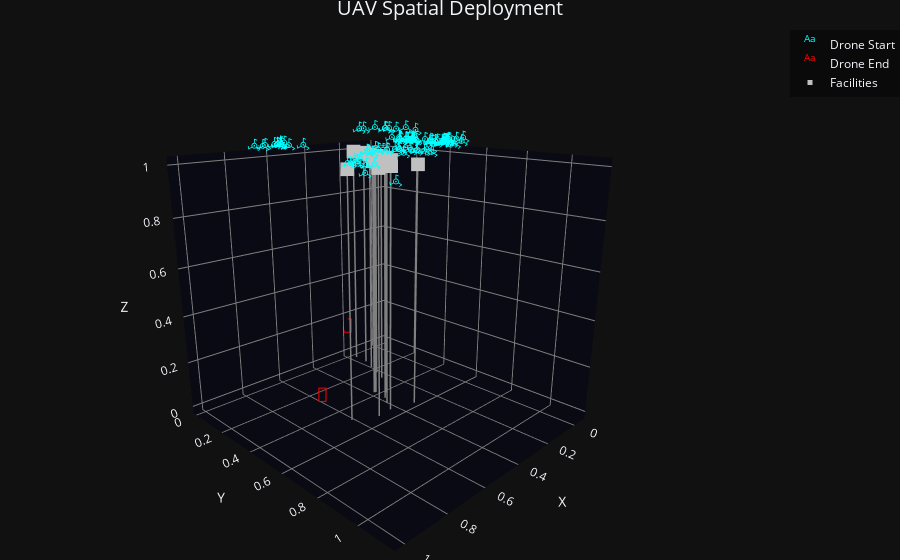

Notebook code cell kept with this figure:
### Code cell
plot_UAV_FLPO(START_locs, END_locs, Y_arr[-1], (4,3))
plot_UAV_FLPO_3D(START_locs, END_locs, Y_arr[-1])

### Figure 1 — Plotly figure (JSON) as saved in the notebook; plotly's stock layout.template omitted (floating-point values rounded to 4 significant figures)
{"data": [{"mode": "text", "name": "Drone Start", "text": ["𖥂", "𖥂", "𖥂", "𖥂", "𖥂", "𖥂", "𖥂", "𖥂", "𖥂", "𖥂", "𖥂", "𖥂", "𖥂", "𖥂", "𖥂", "𖥂", "𖥂", "𖥂", "𖥂", "𖥂", "𖥂", "𖥂", "𖥂", "𖥂", "𖥂", "𖥂", "𖥂", "𖥂", "𖥂", "𖥂", "𖥂", "𖥂", "𖥂", "𖥂", "𖥂", "𖥂", "𖥂", "𖥂", "𖥂", "𖥂", "𖥂", "𖥂", "𖥂", "𖥂", "𖥂", "𖥂", "𖥂", "𖥂", "𖥂", "𖥂", "𖥂", "𖥂", "𖥂", "𖥂", "𖥂", "𖥂", "𖥂", "𖥂", "𖥂", "𖥂", "𖥂", "𖥂", "𖥂", "𖥂", "𖥂", "𖥂", "𖥂", "𖥂", "𖥂", "𖥂", "𖥂", "𖥂", "𖥂", "𖥂", "𖥂", "𖥂", "𖥂", "𖥂", "𖥂", "𖥂", "𖥂", "𖥂", "𖥂", "𖥂", "𖥂", "𖥂", "𖥂", "𖥂", "𖥂", "𖥂", "𖥂", "𖥂", "𖥂", "𖥂", "𖥂", "𖥂", "𖥂", "𖥂", "𖥂", "𖥂"], "textfont": {"color": "cyan", "size": 16}, "type": "scatter3d", "x": [0.7538, 0.7205, 0.7134, 0.8075, 0.7492, 0.7455, 0.8289, 0.7636, 0.7652, 0.7048, 0.7534, 0.7516, 0.847, 0.2372, 0.2646, 0.2804, 0.2431, 0.2273, 0.2951, 0.1036, 0.2785, 0.2111, 0.2263, 0.3004, 0.2733, 0.1954, 0.2165, 0.2501, 0.2606, 0.2667, 0.2891, 0.1981, 0.2871, 0.2305, 0.1519, 0.1764, 0.8694, 0.8527, 0.8746, 0.8476, 0.7997, 0.8371, 0.8279, 0.8885, 0.886, 0.03166, 0.00872, -0.04898, 0.03914, 1.01, 0.9747, 0.05134, 0.1255, 0.1475, 0.03637, 0.04753, 0.6692, 0.5768, 0.5485, 0.5808, 0.6675, 0.5906, 0.6513, 0.6079, 0.5969, 0.5984, 0.5524, 0.4807, 0.528, 0.6026, 0.5078, 0.4947, 0.4458, 0.5284, 0.5105, 0.5412, 0.5135, 0.4928, 0.5205, 0.2497, 0.2343, 0.3332, 0.2936, 0.2617, 0.317, 0.2962, 0.2761, 0.2776, 0.3024, 0.316, 0.2891, 0.2502, 0.2939, 0.2674, 0.3036, 0.3003, 0.2702, 0.3279, 0.2531, 0.2861], "y": [0.2623, 0.2343, 0.2493, 0.2602, 0.3265, 0.2709, 0.2773, 0.2577, 0.2806, 0.3545, 0.2875, 0.2785, 0.2503, 0.631, 0.6632, 0.7209, 0.6278, 0.6234, 0.6152, 0.6196, 0.658, 0.6102, 0.6468, 0.6474, 0.6793, 0.6166, 0.6265, 0.6111, 0.6907, 0.6136, 0.6172, 0.6878, 0.6692, 0.6415, 0.6243, 0.6055, 0.8681, 0.8007, 0.8363, 0.8799, 0.7656, 0.7947, 0.7683, 0.8056, 0.8155, 0.1731, 0.272, 0.1576, 0.1119, 1.127, 0.9753, 0.1194, 0.05628, 0.05113, 0.1328, 0.04998, 0.6844, 0.6609, 0.69, 0.6074, 0.6593, 0.6751, 0.6391, 0.6493, 0.6615, 0.6385, 0.6768, 0.7611, 0.7549, 0.7664, 0.6493, 0.6723, 0.7487, 0.7291, 0.7434, 0.6857, 0.7788, 0.691, 0.8165, 0.5453, 0.4776, 0.4931, 0.6084, 0.4936, 0.5364, 0.5415, 0.5134, 0.4693, 0.457, 0.469, 0.4923, 0.5756, 0.4052, 0.4909, 0.5279, 0.4889, 0.4232, 0.5465, 0.4816, 0.4835], "z": [1.0, 1.0, 1.0, 1.0, 1.0, 1.0, 1.0, 1.0, 1.0, 1.0, 1.0, 1.0, 1.0, 1.0, 1.0, 1.0, 1.0, 1.0, 1.0, 1.0, 1.0, 1.0, 1.0, 1.0, 1.0, 1.0, 1.0, 1.0, 1.0, 1.0, 1.0, 1.0, 1.0, 1.0, 1.0, 1.0, 1.0, 1.0, 1.0, 1.0, 1.0, 1.0, 1.0, 1.0, 1.0, 1.0, 1.0, 1.0, 1.0, 1.0, 1.0, 1.0, 1.0, 1.0, 1.0, 1.0, 1.0, 1.0, 1.0, 1.0, 1.0, 1.0, 1.0, 1.0, 1.0, 1.0, 1.0, 1.0, 1.0, 1.0, 1.0, 1.0, 1.0, 1.0, 1.0, 1.0, 1.0, 1.0, 1.0, 1.0, 1.0, 1.0, 1.0, 1.0, 1.0, 1.0, 1.0, 1.0, 1.0, 1.0, 1.0, 1.0, 1.0, 1.0, 1.0, 1.0, 1.0, 1.0, 1.0, 1.0]}, {"mode": "text", "name": "Drone End", "text": ["📍", "📍", "📍", "📍", "📍", "📍", "📍", "📍", "📍", "📍", "📍", "📍", "📍", "📍", "📍", "📍", "📍", "📍", "📍", "📍", "📍", "📍", "📍", "📍", "📍", "📍", "📍", "📍", "📍", "📍", "📍", "📍", "📍", "📍", "📍", "📍", "📍", "📍", "📍", "📍", "📍", "📍", "📍", "📍", "📍", "📍", "📍", "📍", "📍", "📍", "📍", "📍", "📍", "📍", "📍", "📍", "📍", "📍", "📍", "📍", "📍", "📍", "📍", "📍", "📍", "📍", "📍", "📍", "📍", "📍", "📍", "📍", "📍", "📍", "📍", "📍", "📍", "📍", "📍", "📍", "📍", "📍", "📍", "📍", "📍", "📍", "📍", "📍", "📍", "📍", "📍", "📍", "📍", "📍", "📍", "📍", "📍", "📍", "📍", "📍"], "textfont": {"color": "red", "size": 20}, "type": "scatter3d", "x": [0.7416, 0.7416, 0.7416, 0.7416, 0.7416, 0.7416, 0.7416, 0.7416, 0.7416, 0.7416, 0.7416, 0.7416, 0.7416, 0.7416, 0.7416, 0.7416, 0.7416, 0.7416, 0.7416, 0.7416, 0.7416, 0.7416, 0.7416, 0.7416, 0.7416, 0.7416, 0.7416, 0.7416, 0.7416, 0.7416, 0.7416, 0.7416, 0.7416, 0.7416, 0.7416, 0.7416, 0.7416, 0.7416, 0.7416, 0.7416, 0.7416, 0.7416, 0.7416, 0.7416, 0.7416, 0.7416, 0.7416, 0.7416, 0.7416, 0.7416, 0.2077, 0.2077, 0.2077, 0.2077, 0.2077, 0.2077, 0.2077, 0.2077, 0.2077, 0.2077, 0.2077, 0.2077, 0.2077, 0.2077, 0.2077, 0.2077, 0.2077, 0.2077, 0.2077, 0.2077, 0.2077, 0.2077, 0.2077, 0.2077, 0.2077, 0.2077, 0.2077, 0.2077, 0.2077, 0.2077, 0.2077, 0.2077, 0.2077, 0.2077, 0.2077, 0.2077, 0.2077, 0.2077, 0.2077, 0.2077, 0.2077, 0.2077, 0.2077, 0.2077, 0.2077, 0.2077, 0.2077, 0.2077, 0.2077, 0.2077], "y": [0.4598, 0.4598, 0.4598, 0.4598, 0.4598, 0.4598, 0.4598, 0.4598, 0.4598, 0.4598, 0.4598, 0.4598, 0.4598, 0.4598, 0.4598, 0.4598, 0.4598, 0.4598, 0.4598, 0.4598, 0.4598, 0.4598, 0.4598, 0.4598, 0.4598, 0.4598, 0.4598, 0.4598, 0.4598, 0.4598, 0.4598, 0.4598, 0.4598, 0.4598, 0.4598, 0.4598, 0.4598, 0.4598, 0.4598, 0.4598, 0.4598, 0.4598, 0.4598, 0.4598, 0.4598, 0.4598, 0.4598, 0.4598, 0.4598, 0.4598, 0.01016, 0.01016, 0.01016, 0.01016, 0.01016, 0.01016, 0.01016, 0.01016, 0.01016, 0.01016, 0.01016, 0.01016, 0.01016, 0.01016, 0.01016, 0.01016, 0.01016, 0.01016, 0.01016, 0.01016, 0.01016, 0.01016, 0.01016, 0.01016, 0.01016, 0.01016, 0.01016, 0.01016, 0.01016, 0.01016, 0.01016, 0.01016, 0.01016, 0.01016, 0.01016, 0.01016, 0.01016, 0.01016, 0.01016, 0.01016, 0.01016, 0.01016, 0.01016, 0.01016, 0.01016, 0.01016, 0.01016, 0.01016, 0.01016, 0.01016], "z": [0.0, 0.0, 0.0, 0.0, 0.0, 0.0, 0.0, 0.0, 0.0, 0.0, 0.0, 0.0, 0.0, 0.0, 0.0, 0.0, 0.0, 0.0, 0.0, 0.0, 0.0, 0.0, 0.0, 0.0, 0.0, 0.0, 0.0, 0.0, 0.0, 0.0, 0.0, 0.0, 0.0, 0.0, 0.0, 0.0, 0.0, 0.0, 0.0, 0.0, 0.0, 0.0, 0.0, 0.0, 0.0, 0.0, 0.0, 0.0, 0.0, 0.0, 0.0, 0.0, 0.0, 0.0, 0.0, 0.0, 0.0, 0.0, 0.0, 0.0, 0.0, 0.0, 0.0, 0.0, 0.0, 0.0, 0.0, 0.0, 0.0, 0.0, 0.0, 0.0, 0.0, 0.0, 0.0, 0.0, 0.0, 0.0, 0.0, 0.0, 0.0, 0.0, 0.0, 0.0, 0.0, 0.0, 0.0, 0.0, 0.0, 0.0, 0.0, 0.0, 0.0, 0.0, 0.0, 0.0, 0.0, 0.0, 0.0, 0.0]}, {"line": {"color": "gray", "width": 3}, "mode": "lines", "showlegend": false, "type": "scatter3d", "x": [0.6465, 0.6465], "y": [0.5324, 0.5324], "z": [0, 1]}, {"line": {"color": "gray", "width": 3}, "mode": "lines", "showlegend": false, "type": "scatter3d", "x": [0.2876, 0.2876], "y": [0.3382, 0.3382], "z": [0, 1]}, {"line": {"color": "gray", "width": 3}, "mode": "lines", "showlegend": false, "type": "scatter3d", "x": [0.5463, 0.5463], "y": [0.5872, 0.5872], "z": [0, 1]}, {"line": {"color": "gray", "width": 3}, "mode": "lines", "showlegend": false, "type": "scatter3d", "x": [0.4143, 0.4143], "y": [0.4202, 0.4202], "z": [0, 1]}, {"line": {"color": "gray", "width": 3}, "mode": "lines", "showlegend": false, "type": "scatter3d", "x": [0.4169, 0.4169], "y": [0.4903, 0.4903], "z": [0, 1]}, {"line": {"color": "gray", "width": 3}, "mode": "lines", "showlegend": false, "type": "scatter3d", "x": [0.2117, 0.2117], "y": [0.08306, 0.08306], "z": [0, 1]}, {"line": {"color": "gray", "width": 3}, "mode": "lines", "showlegend": false, "type": "scatter3d", "x": [0.4125, 0.4125], "y": [0.4213, 0.4213], "z": [0, 1]}, {"line": {"color": "gray", "width": 3}, "mode": "lines", "showlegend": false, "type": "scatter3d", "x": [0.4103, 0.4103], "y": [0.4219, 0.4219], "z": [0, 1]}, {"line": {"color": "gray", "width": 3}, "mode": "lines", "showlegend": false, "type": "scatter3d", "x": [0.4459, 0.4459], "y": [0.5308, 0.5308], "z": [0, 1]}, {"line": {"color": "gray", "width": 3}, "mode": "lines", "showlegend": false, "type": "scatter3d", "x": [0.4746, 0.4746], "y": [0.5799, 0.5799], "z": [0, 1]}, {"line": {"color": "gray", "width": 3}, "mode": "lines", "showlegend": false, "type": "scatter3d", "x": [0.3088, 0.3088], "y": [0.3889, 0.3889], "z": [0, 1]}, {"line": {"color": "gray", "width": 3}, "mode": "lines", "showlegend": false, "type": "scatter3d", "x": [0.2408, 0.2408], "y": [0.22, 0.22], "z": [0, 1]}, {"line": {"color": "gray", "width": 3}, "mode": "lines", "showlegend": false, "type": "scatter3d", "x": [0.265, 0.265], "y": [0.2816, 0.2816], "z": [0, 1]}, {"line": {"color": "gray", "width": 3}, "mode": "lines", "showlegend": false, "type": "scatter3d", "x": [0.4074, 0.4074], "y": [0.4242, 0.4242], "z": [0, 1]}, {"line": {"color": "gray", "width": 3}, "mode": "lines", "showlegend": false, "type": "scatter3d", "x": [0.4114, 0.4114], "y": [0.4217, 0.4217], "z": [0, 1]}, {"line": {"color": "gray", "width": 3}, "mode": "lines", "showlegend": false, "type": "scatter3d", "x": [0.3798, 0.3798], "y": [0.4595, 0.4595], "z": [0, 1]}, {"line": {"color": "gray", "width": 3}, "mode": "lines", "showlegend": false, "type": "scatter3d", "x": [0.3297, 0.3297], "y": [0.435, 0.435], "z": [0, 1]}, {"line": {"color": "gray", "width": 3}, "mode": "lines", "showlegend": false, "type": "scatter3d", "x": [0.361, 0.361], "y": [0.6099, 0.6099], "z": [0, 1]}, {"line": {"color": "gray", "width": 3}, "mode": "lines", "showlegend": false, "type": "scatter3d", "x": [0.4128, 0.4128], "y": [0.4212, 0.4212], "z": [0, 1]}, {"line": {"color": "gray", "width": 3}, "mode": "lines", "showlegend": false, "type": "scatter3d", "x": [0.2149, 0.2149], "y": [0.1546, 0.1546], "z": [0, 1]}, {"marker": {"color": "silver", "size": 5, "symbol": "square"}, "mode": "markers", "name": "Facilities", "type": "scatter3d", "x": [0.6465, 0.2876, 0.5463, 0.4143, 0.4169, 0.2117, 0.4125, 0.4103, 0.4459, 0.4746, 0.3088, 0.2408, 0.265, 0.4074, 0.4114, 0.3798, 0.3297, 0.361, 0.4128, 0.2149], "y": [0.5324, 0.3382, 0.5872, 0.4202, 0.4903, 0.08306, 0.4213, 0.4219, 0.5308, 0.5799, 0.3889, 0.22, 0.2816, 0.4242, 0.4217, 0.4595, 0.435, 0.6099, 0.4212, 0.1546], "z": [1.0, 1.0, 1.0, 1.0, 1.0, 1.0, 1.0, 1.0, 1.0, 1.0, 1.0, 1.0, 1.0, 1.0, 1.0, 1.0, 1.0, 1.0, 1.0, 1.0]}], "layout": {"legend": {"bgcolor": "rgba(0,0,0,0.4)", "bordercolor": "white"}, "margin": {"b": 0, "l": 0, "r": 0, "t": 30}, "scene": {"aspectmode": "data", "camera": {"eye": {"x": 1.5, "y": 1.5, "z": 0.7}}, "xaxis": {"backgroundcolor": "rgb(10,10,20)", "gridcolor": "gray", "title": {"text": "X"}, "zerolinecolor": "gray"}, "yaxis": {"backgroundcolor": "rgb(10,10,20)", "gridcolor": "gray", "title": {"text": "Y"}, "zerolinecolor": "gray"}, "zaxis": {"backgroundcolor": "rgb(10,10,20)", "gridcolor": "gray", "title": {"text": "Z"}, "zerolinecolor": "gray"}}, "title": {"font": {"size": 20}, "text": "UAV Spatial Deployment", "x": 0.5}}}
